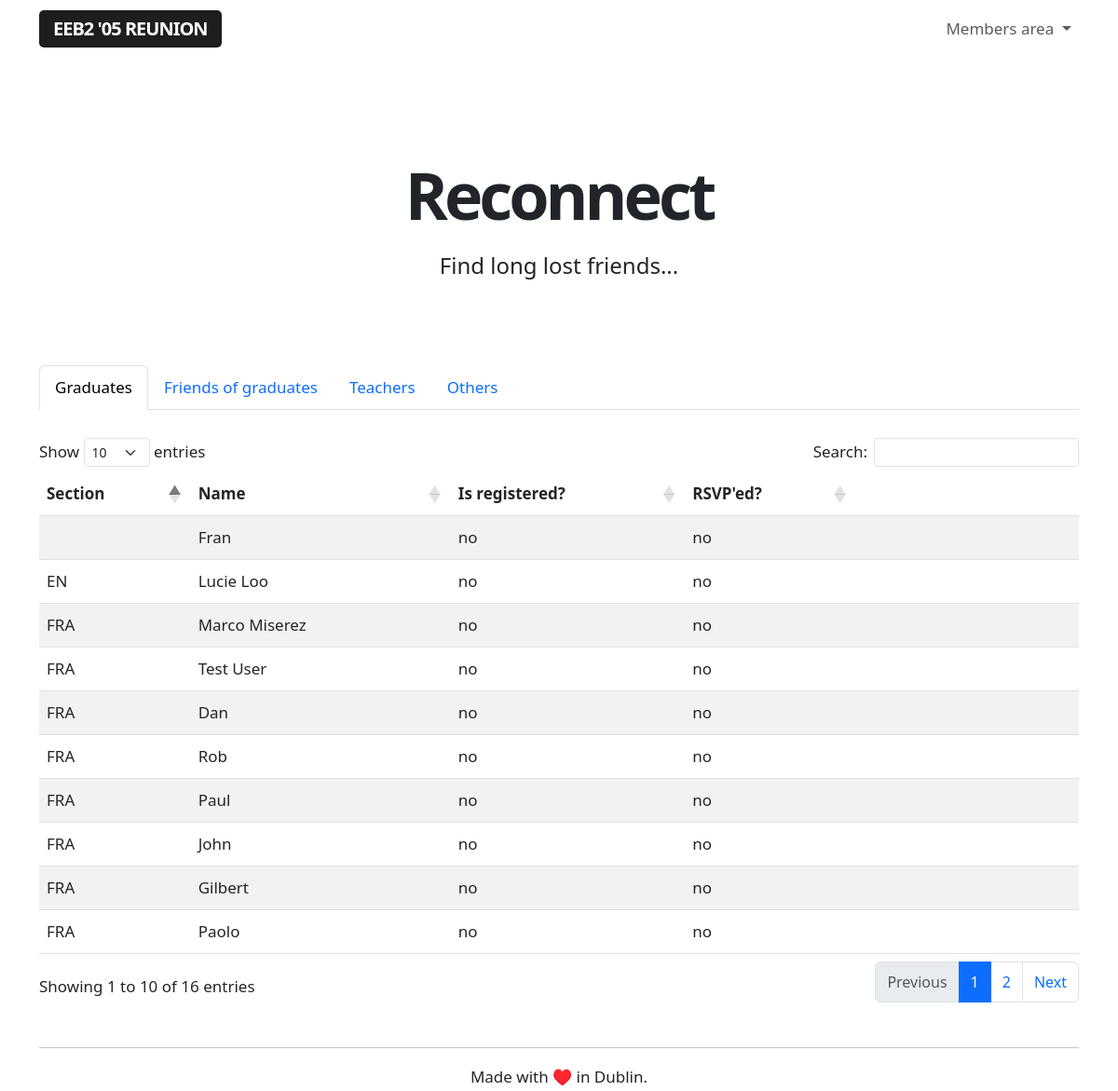
The app's page /reconnect (signed in) with its own data.
### app/models.py (models this page shows, shortened)
class Guest(db.Model):
    id = db.Column(db.Integer, primary_key=True)
    name = db.Column(db.String(64), index=True, unique=False)
    section = db.Column(db.String(64), index=True, unique=False)
    email = db.Column(db.String(120), index=True, unique=True)
    registered = db.Column(db.String(120), index=True, unique=False)
    rsvp = db.Column(db.String(64), index=True, unique=False)

### app/routes.py (the view)
@app.route('/reconnect', methods=['GET'])
@login_required
def reconnect():
    guests = Guest.query.order_by(Guest.section.asc())
    friends = User.query.filter_by(role='I was friends with people who graduated in 2005').order_by(User.name.asc())
    teachers = User.query.filter_by(role='I was a teacher at the EEB2').order_by(User.name.asc())
    others = User.query.filter_by(role='Other').order_by(User.name.asc())
    return render_template('reconnect.html', guests=guests, friends=friends, teachers=teachers, others=others)

### app/models.py (called while the page is built)
@login.user_loader
def load_user(id):
    return User.query.get(int(id))

### app/templates/reconnect.html (shortened to what this page needs)
{% extends "base.html" %}
{% block content %}
<div class="title">
    <h1>Reconnect</h1>
    <h4>Find long lost friends...</h4>
</div>
<br>
<nav>
  <div class="nav nav-tabs" id="nav-tab" role="tablist">
    <button class="nav-link active" id="nav-home-tab" data-bs-toggle="tab" data-bs-target="#nav-home" type="button" role="tab" aria-controls="nav-home" aria-selected="true">Graduates</button>
    <button class="nav-link" id="nav-friends-tab" data-bs-toggle="tab" data-bs-target="#nav-friends" type="button" role="tab" aria-controls="nav-friends" aria-selected="false">Friends of graduates</button>
    <button class="nav-link" id="nav-teachers-tab" data-bs-toggle="tab" data-bs-target="#nav-teachers" type="button" role="tab" aria-controls="nav-teachers" aria-selected="false">Teachers</button>
    <button class="nav-link" id="nav-others-tab" data-bs-toggle="tab" data-bs-target="#nav-others" type="button" role="tab" aria-controls="nav-others" aria-selected="false">Others</button>
  </div>
</nav>
<div class="tab-content" id="nav-tabContent">
  <div class="tab-pane fade show active" id="nav-home" role="tabpanel" aria-labelledby="nav-graduates-tab" tabindex="0">
    <br>
    <table id="reconnect-table" class="table table-striped">
        <thead>
            <tr>
                <th>Section</th>
                <th>Name</th>
                <th>Is registered?</th>
                <th>RSVP'ed?</th>
                <th> </th>
            </tr>
        </thead>
        <tbody>
            {% for guest in guests %}
                {% include '_publicguests.html' %}
            {% endfor %}
        </tbody>
    </table>
  </div>
</div>
{% endblock %}

### app/templates/_publicguests.html (shortened to what this page needs)
<tr>
    <td>{{ guest.section }}</td>
    <td>{{ guest.name }}</td>
    <td>{{ guest.registered }}</td>
    <td>{{ guest.rsvp }}</td>
    <td>
</tr>

### app/static/styles.css (style rules this page uses)
body { font-size: 17px !important; line-height: 30px !important; }
h1 { font-size: 70px !important; letter-spacing: -4px; text-align: center; font-weight: 800 !important; line-height: 75px !important; }
h4 { padding-bottom: 20px !important; font-weight: 300 !important; line-height: 35px !important; }
.title h1 { margin-bottom: -20px !important; margin-top: 40px; }
.title h4 { padding-top: 40px !important; text-align: center !important; margin-bottom: 40px; }

### records on screen
Guest: name "Fran", registered "no", rsvp "no"
Guest: section "EN", name "Lucie Loo", registered "no", rsvp "no"
Guest: section "FRA", name "Marco Miserez", registered "no", rsvp "no"
Guest: section "FRA", name "Test User", registered "no", rsvp "no"
Guest: section "FRA", name "Dan", registered "no", rsvp "no"
Guest: section "FRA", name "Rob", registered "no", rsvp "no"
Guest: section "FRA", name "Paul", registered "no", rsvp "no"
Guest: section "FRA", name "John", registered "no", rsvp "no"
Guest: section "FRA", name "Gilbert", registered "no", rsvp "no"
Guest: section "FRA", name "Paolo", registered "no", rsvp "no"
